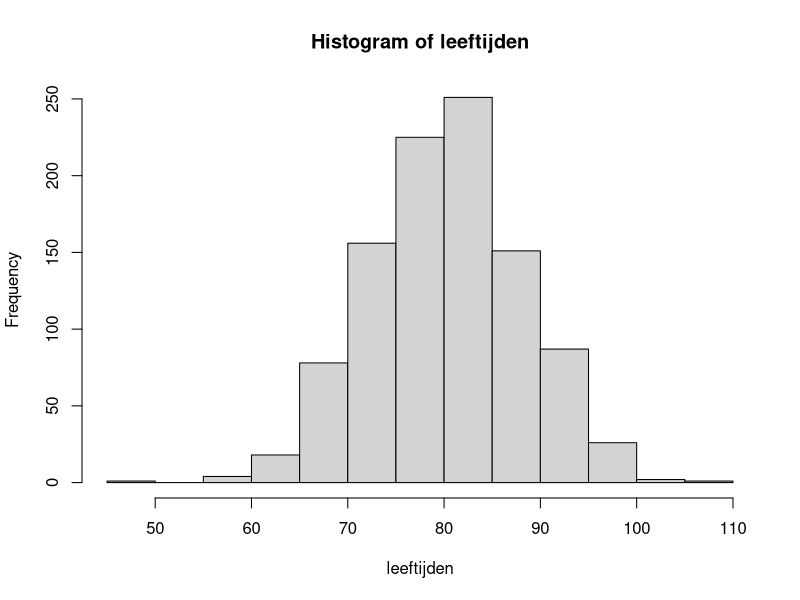
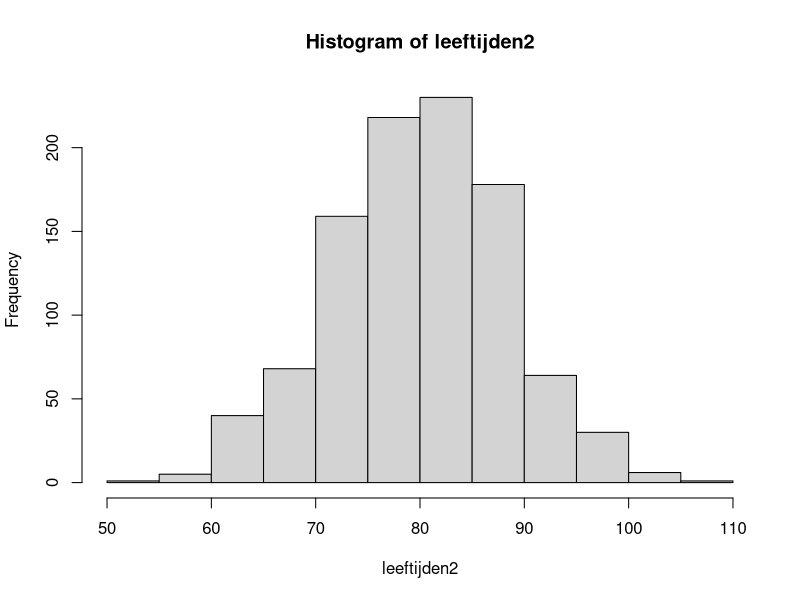

Source code (R) for these figures, in order:
## ---- chunk 1
knitr::opts_chunk$set(echo = TRUE)
## ---- chunk 2
aantal_inwoners <- 100
landen = c("Japan", "Nederland", "Amerika")
cat(landen)
set.seed(76543)
leeftijden <- rnorm(1000 ,mean = 80, sd =8)

leeftijden2 <- rnorm(1000,mean = 80, sd =8)
#rnorm(lengtes)
#hist(rnorm(lengtes))
hist(leeftijden)
hist(leeftijden2)

## ---- chunk 3
df <- data.frame(1:10)
means <- c("Japan" = 5, "Nederland" =  0, "Amerika" = -3)
for (land in landen)
    df[land] <- rnorm(n = 10, means[land] + 80, sd = 8)
print(df)

